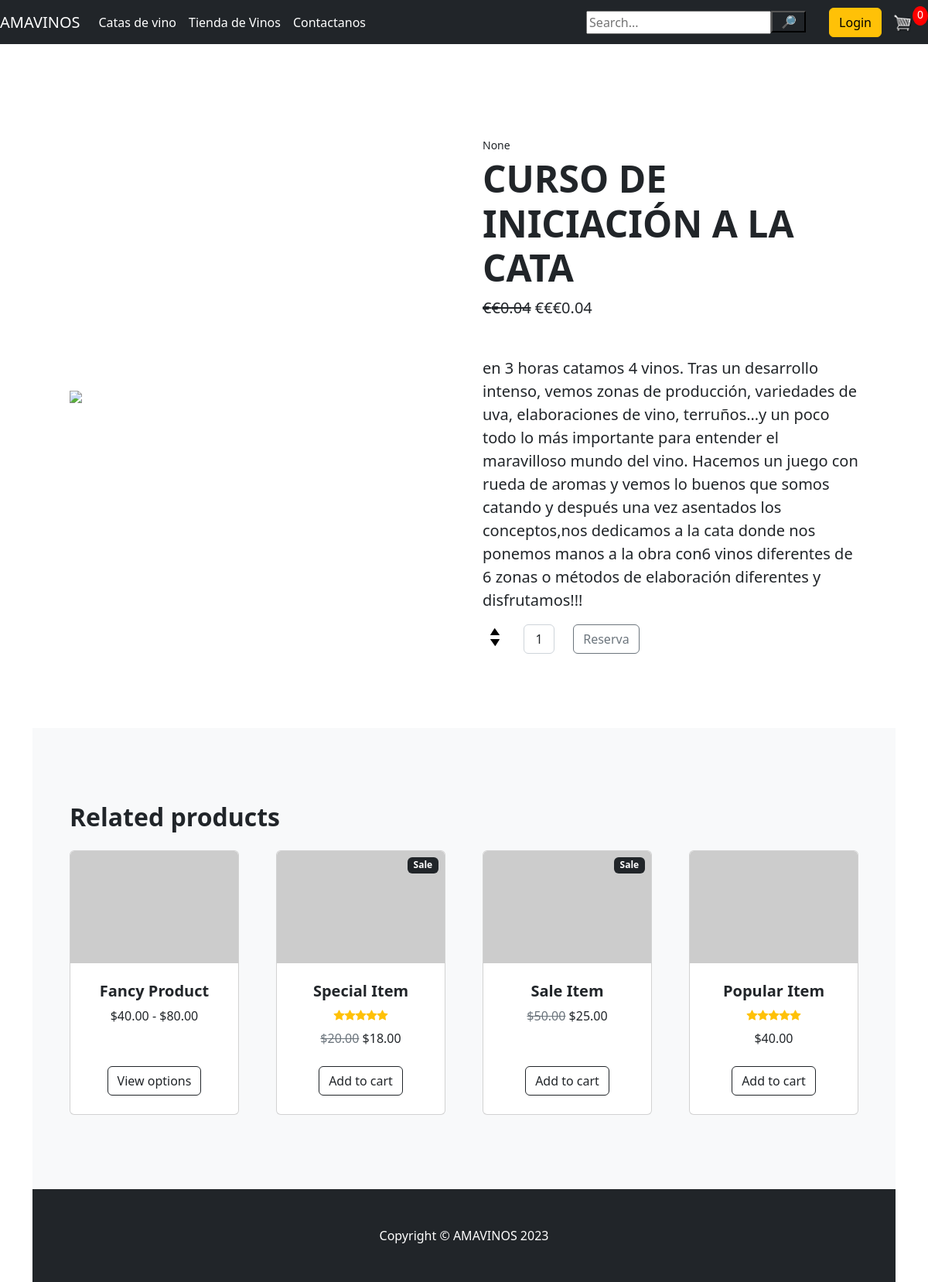
The page /cata-de-vinos/curso-de-iniciacion-a-la-cata/ on the database its author committed.
### store/models.py (models this page shows, shortened)
class Product(models.Model):
	id = models.BigAutoField(primary_key=True)
	name = models.CharField(max_length=200)
	slug=models.SlugField(blank=True)
	price = models.IntegerField()
	digital = models.BooleanField(default=False,null=True, blank=True)
	image = models.ImageField(null=True, blank=True)
	category=models.ForeignKey(Category, on_delete=models.SET_NULL, null=True, blank=True)
	description=models.CharField(max_length=1000,null=True, blank=True)
	@property
	def imageURL(self):
		try:
			url = self.image.url
		except:
			url = ''
		return url
	def display_price(self):
		return "€{:.2f}".format(self.price/100.0)

class Cata(Product):
	date=models.DateTimeField(null=True, blank=True)
	duration=models.CharField(max_length=50, default='2 horas')
	location=models.CharField(max_length=50, default='Calle Antillano Campos, 5')

class Product(models.Model):
	id = models.BigAutoField(primary_key=True)
	name = models.CharField(max_length=200)
	slug=models.SlugField(blank=True)
	price = models.IntegerField()
	digital = models.BooleanField(default=False,null=True, blank=True)
	image = models.ImageField(null=True, blank=True)
	category=models.ForeignKey(Category, on_delete=models.SET_NULL, null=True, blank=True)
	description=models.CharField(max_length=1000,null=True, blank=True)
	@property
	def imageURL(self):
		try:
			url = self.image.url
		except:
			url = ''
		return url
	def display_price(self):
		return "€{:.2f}".format(self.price/100.0)

### store/views.py (the view)
# urls.py: path('cata-de-vinos/<slug:slug>/', views.event_detail, name='event_detail'),   #devo capire come mettere l'evento giusto
def event_detail(request, slug):
	data=cartData(request)
	cartItems = data['cartItems']
	order = data['order']
	items = data['items']
	product = get_object_or_404(Cata, slug=slug)
	context = {'product': product, 'cartItems': cartItems}
	return render(request, 'store/event_detail.html', context)

### store/utils.py (called while the page is built, shortened)
def cookieCart(request):
	try:
		cart = json.loads(request.COOKIES['cart'])
	except:
		cart = {}
		print('CART:', cart)
	items = []
	order = {'get_cart_total':0, 'get_cart_items':0, 'shipping':False}
	cartItems = order['get_cart_items']
	return {'cartItems':cartItems ,'order':order, 'items':items}

def cartData(request):
	if request.user.is_authenticated:
		customer = request.user.customer
		order, created = Order.objects.get_or_create(customer=customer, complete=False)
		items = order.orderitem_set.all()
		cartItems = order.get_cart_items
	else:
		cookieData = cookieCart(request)
		cartItems = cookieData['cartItems']
		order = cookieData['order']
		items = cookieData['items']
	return {'cartItems':cartItems ,'order':order, 'items':items}

### store/templates/store/event_detail.html (shortened to what this page needs)
{% extends 'store/main.html' %}
{% load static %}
{% block content %}
<!DOCTYPE html>
<html lang="en">
    <head>
        <link href="https://cdn.jsdelivr.net/npm/bootstrap-icons@1.5.0/font/bootstrap-icons.css" rel="stylesheet" />
        <link href="css/styles.css" rel="stylesheet" />
    </head>
    <body>
        <section class="py-5">
            <div class="container px-4 px-lg-5 my-5">
                <div class="row gx-4 gx-lg-5 align-items-center">
                    <div class="col-md-6"><img class="card-img-top mb-5 mb-md-0" src={{product.imageURL}} alt="{{product.name}}" /></div>
                    <div class="col-md-6">
                        <div class="small mb-1">{{product.date}}</div>
                        <h1 class="display-5 fw-bolder">{{product.name}}</h1>
                        <div class="fs-5 mb-5">
                            <span class="text-decoration-line-through">€{{product.display_price}}</span>
                            <span>€€{{product.display_price}}</span>
                        </div>
                        <p class="lead">{{product.description}}</p>
                        <div class="d-flex">
                            <p class="quantity">{{item.quantity}}</p>
                            <div class="quantity">
                                <div class="row">
                                    <div class="col-2">
                                        <img data-product="{{item.product.id}}" data-action="add" class="chg-quantity update-cart" src="{% static  'images/arrow-up.png' %}">
                                        <img data-product="{{item.product.id}}" data-action="remove" class="chg-quantity update-cart" src="{% static  'images/arrow-down.png' %}">
                                    </div>
                                    <div class="col-3">
                                        <input class="form-control text-center me-3" id="inputQuantity" type="num" value="1" style="max-width: 3rem; vertical-align: middle;" />
                                    </div>
                                    <div class="col-3">
                                        <button data-product="{{product.id}}" data-action="add" class="btn btn-outline-secondary add-btn update-cart">Reserva</button>
                                    </div>
                                    <div class="col-2">
                                    </div>
                                </div>
                            </div>
                        </div>
                    </div>
                </div>
            </div>
        </section>
        <section class="py-5 bg-light">
            <div class="container px-4 px-lg-5 mt-5">
                <h2 class="fw-bolder mb-4">Related products</h2>
                <div class="row gx-4 gx-lg-5 row-cols-2 row-cols-md-3 row-cols-xl-4 justify-content-center">
                    <div class="col mb-5">
                        <div class="card h-100">
                            <img class="card-img-top" src="https://dummyimage.com/450x300/dee2e6/6c757d.jpg" alt="..." />
                            <div class="card-body p-4">
                                <div class="text-center">
                                    <h5 class="fw-bolder">Fancy Product</h5>
                                    $40.00 - $80.00
                                </div>
                            </div>
                            <div class="card-footer p-4 pt-0 border-top-0 bg-transparent">
                                <div class="text-center"><a class="btn btn-outline-dark mt-auto" href="#">View options</a></div>
                            </div>
                        </div>
                    </div>
                    <div class="col mb-5">
                        <div class="card h-100">
                            <div class="badge bg-dark text-white position-absolute" style="top: 0.5rem; right: 0.5rem">Sale</div>
                            <img class="card-img-top" src="https://dummyimage.com/450x300/dee2e6/6c757d.jpg" alt="..." />
                            <div class="card-body p-4">
                                <div class="text-center">
                                    <h5 class="fw-bolder">Special Item</h5>
                                    <div class="d-flex justify-content-center small text-warning mb-2">
                                        <div class="bi-star-fill"></div>
                                        <div class="bi-star-fill"></div>
                                        <div class="bi-star-fill"></div>
                                        <div class="bi-star-fill"></div>
                                        <div class="bi-star-fill"></div>
                                    </div>
                                    <span class="text-muted text-decoration-line-through">$20.00</span>
                                    $18.00
                                </div>
                            </div>
                            <div class="card-footer p-4 pt-0 border-top-0 bg-transparent">
                                <div class="text-center"><a class="btn btn-outline-dark mt-auto" href="#">Add to cart</a></div>
                            </div>
                        </div>
                    </div>
                    <div class="col mb-5">
                        <div class="card h-100">
                            <div class="badge bg-dark text-white position-absolute" style="top: 0.5rem; right: 0.5rem">Sale</div>
                            <img class="card-img-top" src="https://dummyimage.com/450x300/dee2e6/6c757d.jpg" alt="..." />
                            <div class="card-body p-4">
                                <div class="text-center">
                                    <h5 class="fw-bolder">Sale Item</h5>
                                    <span class="text-muted text-decoration-line-through">$50.00</span>
                                    $25.00
                                </div>
                            </div>
                            <div class="card-footer p-4 pt-0 border-top-0 bg-transparent">
                                <div class="text-center"><a class="btn btn-outline-dark mt-auto" href="#">Add to cart</a></div>
                            </div>
                        </div>
                    </div>
                    <div class="col mb-5">
                        <div class="card h-100">
                            <img class="card-img-top" src="https://dummyimage.com/450x300/dee2e6/6c757d.jpg" alt="..." />
                            <div class="card-body p-4">
                                <div class="text-center">
                                    <h5 class="fw-bolder">Popular Item</h5>
                                    <div class="d-flex justify-content-center small text-warning mb-2">
                                        <div class="bi-star-fill"></div>
                                        <div class="bi-star-fill"></div>
                                        <div class="bi-star-fill"></div>
                                        <div class="bi-star-fill"></div>
                                        <div class="bi-star-fill"></div>
                                    </div>
                                    $40.00
                                </div>
                            </div>
                            <div class="card-footer p-4 pt-0 border-top-0 bg-transparent">
                                <div class="text-center"><a class="btn btn-outline-dark mt-auto" href="#">Add to cart</a></div>
                            </div>
                        </div>
                    </div>
                </div>
            </div>
        </section>
        <footer class="py-5 bg-dark">
            <div class="container"><p class="m-0 text-center text-white">Copyright &copy; AMAVINOS 2023</p></div>
        </footer>
    </body>
</html>
{% endblock content %}

### static/css/main.css (style rules this page uses)
body { background-color: hsl(0, 0%, 98%); }
h1,h2,h3,h4,h5,h6 { color:hsl(0, 0%, 30%); }
.bg-dark { background-color: #4f868c!important; }
.btn { border-radius: 0; }
.quantity { display: inline-block; font-weight: 700; padding-right:10px; }
.chg-quantity { width: 12px; cursor: pointer; display: block; margin-top: 5px; transition:.1s; }
.card { height: 519px; width: auto; overflow: hidden; margin: 0 auto; display: flex; justify-content: center; align-items: center; }

### store/templates/store/main.html (style rules this page uses)
body, html { margin: 0; padding: 0; height: 100%; width: 100%; background-color: white; }

### rows shown on the page
Cata: date "None", display_price "€0.04"
Product: name "CURSO DE INICIACIÓN A LA CATA", description "en 3 horas catamos 4 vinos. Tras un desarrollo intenso, vemos zonas de producción, variedades de uva, elaboraciones de vino, terruños…y un poco todo lo más importante para entender el maravilloso mundo del vino. Hacemos un juego con rueda de aromas y vemos lo buenos que somos catando y después una vez asentados los conceptos,nos dedicamos a la cata donde nos ponemos manos a la obra con6 vinos diferentes de 6 zonas o métodos de elaboración diferentes y disfrutamos!!!"

### other values the page prints
{{ cartItems }} "0"
